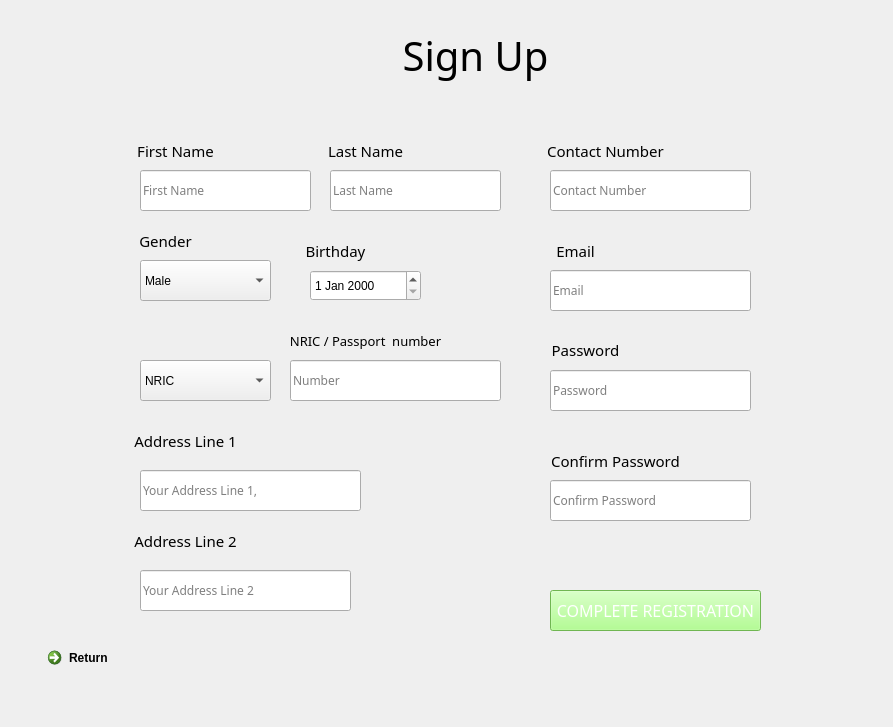
<?xml version="1.0" encoding="UTF-8"?>
<ui version="4.0">
 <class>RegisterPage</class>
 <widget class="QWidget" name="RegisterPage">
  <property name="geometry">
   <rect>
    <x>0</x>
    <y>0</y>
    <width>893</width>
    <height>727</height>
   </rect>
  </property>
  <property name="windowTitle">
   <string>Call A Doctor - Sign up page</string>
  </property>
  <widget class="QLineEdit" name="NameInput">
   <property name="geometry">
    <rect>
     <x>140</x>
     <y>170</y>
     <width>171</width>
     <height>41</height>
    </rect>
   </property>
   <property name="font">
    <font>
     <family>Bahnschrift Light</family>
    </font>
   </property>
   <property name="toolTip">
    <string>&lt;html&gt;&lt;head/&gt;&lt;body&gt;&lt;p&gt;Username&lt;/p&gt;&lt;p&gt;&lt;br/&gt;&lt;/p&gt;&lt;/body&gt;&lt;/html&gt;</string>
   </property>
   <property name="styleSheet">
    <string notr="true">Username</string>
   </property>
   <property name="text">
    <string/>
   </property>
   <property name="placeholderText">
    <string>First Name</string>
   </property>
  </widget>
  <widget class="QLabel" name="Welcome_label_2">
   <property name="enabled">
    <bool>true</bool>
   </property>
   <property name="geometry">
    <rect>
     <x>340</x>
     <y>20</y>
     <width>271</width>
     <height>71</height>
    </rect>
   </property>
   <property name="sizePolicy">
    <sizepolicy hsizetype="Preferred" vsizetype="Preferred">
     <horstretch>0</horstretch>
     <verstretch>0</verstretch>
    </sizepolicy>
   </property>
   <property name="font">
    <font>
     <family>Yu Gothic UI Semibold</family>
     <pointsize>30</pointsize>
     <weight>7</weight>
     <italic>false</italic>
     <bold>false</bold>
    </font>
   </property>
   <property name="layoutDirection">
    <enum>Qt::LeftToRight</enum>
   </property>
   <property name="autoFillBackground">
    <bool>false</bool>
   </property>
   <property name="styleSheet">
    <string notr="true">
font: 63 30pt &quot;Yu Gothic UI Semibold&quot;;</string>
   </property>
   <property name="text">
    <string>Sign Up</string>
   </property>
   <property name="alignment">
    <set>Qt::AlignCenter</set>
   </property>
  </widget>
  <widget class="QLineEdit" name="emailInput">
   <property name="geometry">
    <rect>
     <x>550</x>
     <y>270</y>
     <width>201</width>
     <height>41</height>
    </rect>
   </property>
   <property name="font">
    <font>
     <family>Bahnschrift Light</family>
    </font>
   </property>
   <property name="toolTip">
    <string>&lt;html&gt;&lt;head/&gt;&lt;body&gt;&lt;p&gt;Username&lt;/p&gt;&lt;p&gt;&lt;br/&gt;&lt;/p&gt;&lt;/body&gt;&lt;/html&gt;</string>
   </property>
   <property name="styleSheet">
    <string notr="true">Username</string>
   </property>
   <property name="text">
    <string/>
   </property>
   <property name="placeholderText">
    <string>Email</string>
   </property>
  </widget>
  <widget class="QLabel" name="FirstName">
   <property name="enabled">
    <bool>true</bool>
   </property>
   <property name="geometry">
    <rect>
     <x>50</x>
     <y>130</y>
     <width>251</width>
     <height>41</height>
    </rect>
   </property>
   <property name="sizePolicy">
    <sizepolicy hsizetype="Preferred" vsizetype="Preferred">
     <horstretch>0</horstretch>
     <verstretch>0</verstretch>
    </sizepolicy>
   </property>
   <property name="minimumSize">
    <size>
     <width>251</width>
     <height>41</height>
    </size>
   </property>
   <property name="font">
    <font>
     <family>Yu Gothic UI Semibold</family>
     <pointsize>11</pointsize>
     <weight>7</weight>
     <italic>false</italic>
     <bold>false</bold>
    </font>
   </property>
   <property name="toolTip">
    <string>&lt;html&gt;&lt;head/&gt;&lt;body&gt;&lt;p&gt;&lt;span style=&quot; font-size:10pt; font-weight:600;&quot;&gt;First name&lt;/span&gt;&lt;/p&gt;&lt;/body&gt;&lt;/html&gt;</string>
   </property>
   <property name="layoutDirection">
    <enum>Qt::LeftToRight</enum>
   </property>
   <property name="autoFillBackground">
    <bool>false</bool>
   </property>
   <property name="styleSheet">
    <string notr="true">
font: 63 11pt &quot;Yu Gothic UI Semibold&quot;;</string>
   </property>
   <property name="text">
    <string>First Name</string>
   </property>
   <property name="alignment">
    <set>Qt::AlignCenter</set>
   </property>
  </widget>
  <widget class="QLabel" name="Welcome_label_5">
   <property name="enabled">
    <bool>true</bool>
   </property>
   <property name="geometry">
    <rect>
     <x>450</x>
     <y>230</y>
     <width>251</width>
     <height>41</height>
    </rect>
   </property>
   <property name="sizePolicy">
    <sizepolicy hsizetype="Preferred" vsizetype="Preferred">
     <horstretch>0</horstretch>
     <verstretch>0</verstretch>
    </sizepolicy>
   </property>
   <property name="minimumSize">
    <size>
     <width>251</width>
     <height>41</height>
    </size>
   </property>
   <property name="font">
    <font>
     <family>Yu Gothic UI Semibold</family>
     <pointsize>11</pointsize>
     <weight>7</weight>
     <italic>false</italic>
     <bold>false</bold>
    </font>
   </property>
   <property name="toolTip">
    <string>&lt;html&gt;&lt;head/&gt;&lt;body&gt;&lt;p&gt;&lt;span style=&quot; font-size:10pt; font-weight:600;&quot;&gt;First name&lt;/span&gt;&lt;/p&gt;&lt;/body&gt;&lt;/html&gt;</string>
   </property>
   <property name="layoutDirection">
    <enum>Qt::LeftToRight</enum>
   </property>
   <property name="autoFillBackground">
    <bool>false</bool>
   </property>
   <property name="styleSheet">
    <string notr="true">
font: 63 11pt &quot;Yu Gothic UI Semibold&quot;;</string>
   </property>
   <property name="text">
    <string>Email</string>
   </property>
   <property name="alignment">
    <set>Qt::AlignCenter</set>
   </property>
  </widget>
  <widget class="QLineEdit" name="passwordInput">
   <property name="geometry">
    <rect>
     <x>550</x>
     <y>370</y>
     <width>201</width>
     <height>41</height>
    </rect>
   </property>
   <property name="font">
    <font>
     <family>Bahnschrift Light</family>
    </font>
   </property>
   <property name="toolTip">
    <string>&lt;html&gt;&lt;head/&gt;&lt;body&gt;&lt;p&gt;Username&lt;/p&gt;&lt;p&gt;&lt;br/&gt;&lt;/p&gt;&lt;/body&gt;&lt;/html&gt;</string>
   </property>
   <property name="styleSheet">
    <string notr="true">Username</string>
   </property>
   <property name="text">
    <string/>
   </property>
   <property name="placeholderText">
    <string>Password</string>
   </property>
  </widget>
  <widget class="QLabel" name="Welcome_label_6">
   <property name="enabled">
    <bool>true</bool>
   </property>
   <property name="geometry">
    <rect>
     <x>460</x>
     <y>330</y>
     <width>251</width>
     <height>41</height>
    </rect>
   </property>
   <property name="sizePolicy">
    <sizepolicy hsizetype="Preferred" vsizetype="Preferred">
     <horstretch>0</horstretch>
     <verstretch>0</verstretch>
    </sizepolicy>
   </property>
   <property name="minimumSize">
    <size>
     <width>251</width>
     <height>41</height>
    </size>
   </property>
   <property name="font">
    <font>
     <family>Yu Gothic UI Semibold</family>
     <pointsize>11</pointsize>
     <weight>7</weight>
     <italic>false</italic>
     <bold>false</bold>
    </font>
   </property>
   <property name="toolTip">
    <string>&lt;html&gt;&lt;head/&gt;&lt;body&gt;&lt;p&gt;&lt;br/&gt;&lt;/p&gt;&lt;/body&gt;&lt;/html&gt;</string>
   </property>
   <property name="layoutDirection">
    <enum>Qt::LeftToRight</enum>
   </property>
   <property name="autoFillBackground">
    <bool>false</bool>
   </property>
   <property name="styleSheet">
    <string notr="true">
font: 63 11pt &quot;Yu Gothic UI Semibold&quot;;</string>
   </property>
   <property name="text">
    <string>&lt;html&gt;&lt;head/&gt;&lt;body&gt;&lt;p align=&quot;center&quot;&gt;Password&lt;/p&gt;&lt;/body&gt;&lt;/html&gt;</string>
   </property>
   <property name="alignment">
    <set>Qt::AlignCenter</set>
   </property>
  </widget>
  <widget class="QLineEdit" name="confirmPasswordInput">
   <property name="geometry">
    <rect>
     <x>550</x>
     <y>480</y>
     <width>201</width>
     <height>41</height>
    </rect>
   </property>
   <property name="font">
    <font>
     <family>Bahnschrift Light</family>
    </font>
   </property>
   <property name="toolTip">
    <string>&lt;html&gt;&lt;head/&gt;&lt;body&gt;&lt;p&gt;Username&lt;/p&gt;&lt;p&gt;&lt;br/&gt;&lt;/p&gt;&lt;/body&gt;&lt;/html&gt;</string>
   </property>
   <property name="styleSheet">
    <string notr="true">Username</string>
   </property>
   <property name="text">
    <string/>
   </property>
   <property name="placeholderText">
    <string>Confirm Password</string>
   </property>
  </widget>
  <widget class="QLabel" name="Welcome_label_7">
   <property name="enabled">
    <bool>true</bool>
   </property>
   <property name="geometry">
    <rect>
     <x>490</x>
     <y>440</y>
     <width>251</width>
     <height>41</height>
    </rect>
   </property>
   <property name="sizePolicy">
    <sizepolicy hsizetype="Preferred" vsizetype="Preferred">
     <horstretch>0</horstretch>
     <verstretch>0</verstretch>
    </sizepolicy>
   </property>
   <property name="minimumSize">
    <size>
     <width>251</width>
     <height>41</height>
    </size>
   </property>
   <property name="font">
    <font>
     <family>Yu Gothic UI Semibold</family>
     <pointsize>11</pointsize>
     <weight>7</weight>
     <italic>false</italic>
     <bold>false</bold>
    </font>
   </property>
   <property name="toolTip">
    <string>&lt;html&gt;&lt;head/&gt;&lt;body&gt;&lt;p&gt;&lt;span style=&quot; font-size:10pt; font-weight:600;&quot;&gt;First name&lt;/span&gt;&lt;/p&gt;&lt;/body&gt;&lt;/html&gt;</string>
   </property>
   <property name="layoutDirection">
    <enum>Qt::LeftToRight</enum>
   </property>
   <property name="autoFillBackground">
    <bool>false</bool>
   </property>
   <property name="styleSheet">
    <string notr="true">
font: 63 11pt &quot;Yu Gothic UI Semibold&quot;;</string>
   </property>
   <property name="text">
    <string>Confirm Password</string>
   </property>
   <property name="alignment">
    <set>Qt::AlignCenter</set>
   </property>
  </widget>
  <widget class="QLineEdit" name="addressLine1Input">
   <property name="geometry">
    <rect>
     <x>140</x>
     <y>470</y>
     <width>221</width>
     <height>41</height>
    </rect>
   </property>
   <property name="font">
    <font>
     <family>Bahnschrift Light</family>
    </font>
   </property>
   <property name="toolTip">
    <string>&lt;html&gt;&lt;head/&gt;&lt;body&gt;&lt;p&gt;Username&lt;/p&gt;&lt;p&gt;&lt;br/&gt;&lt;/p&gt;&lt;/body&gt;&lt;/html&gt;</string>
   </property>
   <property name="styleSheet">
    <string notr="true">Username</string>
   </property>
   <property name="text">
    <string/>
   </property>
   <property name="placeholderText">
    <string>Your Address Line 1,</string>
   </property>
  </widget>
  <widget class="QLabel" name="Welcome_label_8">
   <property name="enabled">
    <bool>true</bool>
   </property>
   <property name="geometry">
    <rect>
     <x>60</x>
     <y>420</y>
     <width>251</width>
     <height>41</height>
    </rect>
   </property>
   <property name="sizePolicy">
    <sizepolicy hsizetype="Preferred" vsizetype="Preferred">
     <horstretch>0</horstretch>
     <verstretch>0</verstretch>
    </sizepolicy>
   </property>
   <property name="minimumSize">
    <size>
     <width>251</width>
     <height>41</height>
    </size>
   </property>
   <property name="font">
    <font>
     <family>Yu Gothic UI Semibold</family>
     <pointsize>11</pointsize>
     <weight>7</weight>
     <italic>false</italic>
     <bold>false</bold>
    </font>
   </property>
   <property name="toolTip">
    <string>&lt;html&gt;&lt;head/&gt;&lt;body&gt;&lt;p&gt;&lt;span style=&quot; font-size:10pt; font-weight:600;&quot;&gt;First name&lt;/span&gt;&lt;/p&gt;&lt;/body&gt;&lt;/html&gt;</string>
   </property>
   <property name="layoutDirection">
    <enum>Qt::LeftToRight</enum>
   </property>
   <property name="autoFillBackground">
    <bool>false</bool>
   </property>
   <property name="styleSheet">
    <string notr="true">
font: 63 11pt &quot;Yu Gothic UI Semibold&quot;;</string>
   </property>
   <property name="text">
    <string>Address Line 1</string>
   </property>
   <property name="alignment">
    <set>Qt::AlignCenter</set>
   </property>
  </widget>
  <widget class="QLabel" name="Welcome_label_9">
   <property name="enabled">
    <bool>true</bool>
   </property>
   <property name="geometry">
    <rect>
     <x>60</x>
     <y>520</y>
     <width>251</width>
     <height>41</height>
    </rect>
   </property>
   <property name="sizePolicy">
    <sizepolicy hsizetype="Preferred" vsizetype="Preferred">
     <horstretch>0</horstretch>
     <verstretch>0</verstretch>
    </sizepolicy>
   </property>
   <property name="minimumSize">
    <size>
     <width>251</width>
     <height>41</height>
    </size>
   </property>
   <property name="font">
    <font>
     <family>Yu Gothic UI Semibold</family>
     <pointsize>11</pointsize>
     <weight>7</weight>
     <italic>false</italic>
     <bold>false</bold>
    </font>
   </property>
   <property name="toolTip">
    <string>&lt;html&gt;&lt;head/&gt;&lt;body&gt;&lt;p&gt;&lt;span style=&quot; font-size:10pt; font-weight:600;&quot;&gt;First name&lt;/span&gt;&lt;/p&gt;&lt;/body&gt;&lt;/html&gt;</string>
   </property>
   <property name="layoutDirection">
    <enum>Qt::LeftToRight</enum>
   </property>
   <property name="autoFillBackground">
    <bool>false</bool>
   </property>
   <property name="styleSheet">
    <string notr="true">
font: 63 11pt &quot;Yu Gothic UI Semibold&quot;;</string>
   </property>
   <property name="text">
    <string>Address Line 2</string>
   </property>
   <property name="alignment">
    <set>Qt::AlignCenter</set>
   </property>
  </widget>
  <widget class="QLineEdit" name="addressLine2Input">
   <property name="geometry">
    <rect>
     <x>140</x>
     <y>570</y>
     <width>211</width>
     <height>41</height>
    </rect>
   </property>
   <property name="font">
    <font>
     <family>Bahnschrift Light</family>
    </font>
   </property>
   <property name="toolTip">
    <string>&lt;html&gt;&lt;head/&gt;&lt;body&gt;&lt;p&gt;Username&lt;/p&gt;&lt;p&gt;&lt;br/&gt;&lt;/p&gt;&lt;/body&gt;&lt;/html&gt;</string>
   </property>
   <property name="styleSheet">
    <string notr="true">Username</string>
   </property>
   <property name="text">
    <string/>
   </property>
   <property name="placeholderText">
    <string>Your Address Line 2</string>
   </property>
  </widget>
  <widget class="QPushButton" name="RegisterButton">
   <property name="geometry">
    <rect>
     <x>550</x>
     <y>590</y>
     <width>211</width>
     <height>41</height>
    </rect>
   </property>
   <property name="font">
    <font>
     <family>Bahnschrift SemiLight SemiConde</family>
     <pointsize>12</pointsize>
    </font>
   </property>
   <property name="autoFillBackground">
    <bool>false</bool>
   </property>
   <property name="styleSheet">
    <string notr="true">background-color: #9dff73;
color: #FFFFFF;
</string>
   </property>
   <property name="text">
    <string>COMPLETE REGISTRATION</string>
   </property>
   <property name="autoDefault">
    <bool>false</bool>
   </property>
  </widget>
  <widget class="QCommandLinkButton" name="commandLinkButton">
   <property name="geometry">
    <rect>
     <x>40</x>
     <y>640</y>
     <width>185</width>
     <height>41</height>
    </rect>
   </property>
   <property name="text">
    <string>Return</string>
   </property>
  </widget>
  <widget class="QLabel" name="Welcome_label_13">
   <property name="enabled">
    <bool>true</bool>
   </property>
   <property name="geometry">
    <rect>
     <x>0</x>
     <y>220</y>
     <width>251</width>
     <height>41</height>
    </rect>
   </property>
   <property name="sizePolicy">
    <sizepolicy hsizetype="Preferred" vsizetype="Preferred">
     <horstretch>0</horstretch>
     <verstretch>0</verstretch>
    </sizepolicy>
   </property>
   <property name="minimumSize">
    <size>
     <width>251</width>
     <height>41</height>
    </size>
   </property>
   <property name="font">
    <font>
     <family>Yu Gothic UI Semibold</family>
     <pointsize>10</pointsize>
     <weight>7</weight>
     <italic>false</italic>
     <bold>false</bold>
    </font>
   </property>
   <property name="toolTip">
    <string>&lt;html&gt;&lt;head/&gt;&lt;body&gt;&lt;p&gt;&lt;span style=&quot; font-size:10pt; font-weight:600;&quot;&gt;First name&lt;/span&gt;&lt;/p&gt;&lt;/body&gt;&lt;/html&gt;</string>
   </property>
   <property name="layoutDirection">
    <enum>Qt::LeftToRight</enum>
   </property>
   <property name="autoFillBackground">
    <bool>false</bool>
   </property>
   <property name="styleSheet">
    <string notr="true">
font: 63 10pt &quot;Yu Gothic UI Semibold&quot;;</string>
   </property>
   <property name="text">
    <string/>
   </property>
   <property name="alignment">
    <set>Qt::AlignCenter</set>
   </property>
  </widget>
  <widget class="QComboBox" name="GenderBox">
   <property name="geometry">
    <rect>
     <x>140</x>
     <y>260</y>
     <width>131</width>
     <height>41</height>
    </rect>
   </property>
   <property name="currentText">
    <string>Male</string>
   </property>
   <item>
    <property name="text">
     <string>Male</string>
    </property>
   </item>
   <item>
    <property name="text">
     <string>Female</string>
    </property>
   </item>
  </widget>
  <widget class="QLabel" name="Welcome_label_14">
   <property name="enabled">
    <bool>true</bool>
   </property>
   <property name="geometry">
    <rect>
     <x>40</x>
     <y>220</y>
     <width>251</width>
     <height>41</height>
    </rect>
   </property>
   <property name="sizePolicy">
    <sizepolicy hsizetype="Preferred" vsizetype="Preferred">
     <horstretch>0</horstretch>
     <verstretch>0</verstretch>
    </sizepolicy>
   </property>
   <property name="minimumSize">
    <size>
     <width>251</width>
     <height>41</height>
    </size>
   </property>
   <property name="font">
    <font>
     <family>Yu Gothic UI Semibold</family>
     <pointsize>11</pointsize>
     <weight>7</weight>
     <italic>false</italic>
     <bold>false</bold>
    </font>
   </property>
   <property name="toolTip">
    <string>&lt;html&gt;&lt;head/&gt;&lt;body&gt;&lt;p&gt;&lt;span style=&quot; font-size:10pt; font-weight:600;&quot;&gt;First name&lt;/span&gt;&lt;/p&gt;&lt;/body&gt;&lt;/html&gt;</string>
   </property>
   <property name="layoutDirection">
    <enum>Qt::LeftToRight</enum>
   </property>
   <property name="autoFillBackground">
    <bool>false</bool>
   </property>
   <property name="styleSheet">
    <string notr="true">
font: 63 11pt &quot;Yu Gothic UI Semibold&quot;;</string>
   </property>
   <property name="text">
    <string>Gender</string>
   </property>
   <property name="alignment">
    <set>Qt::AlignCenter</set>
   </property>
  </widget>
  <widget class="QDateEdit" name="BirthdateEdit">
   <property name="geometry">
    <rect>
     <x>310</x>
     <y>270</y>
     <width>111</width>
     <height>31</height>
    </rect>
   </property>
  </widget>
  <widget class="QLabel" name="Welcome_label_15">
   <property name="enabled">
    <bool>true</bool>
   </property>
   <property name="geometry">
    <rect>
     <x>210</x>
     <y>230</y>
     <width>251</width>
     <height>41</height>
    </rect>
   </property>
   <property name="sizePolicy">
    <sizepolicy hsizetype="Preferred" vsizetype="Preferred">
     <horstretch>0</horstretch>
     <verstretch>0</verstretch>
    </sizepolicy>
   </property>
   <property name="minimumSize">
    <size>
     <width>251</width>
     <height>41</height>
    </size>
   </property>
   <property name="font">
    <font>
     <family>Yu Gothic UI Semibold</family>
     <pointsize>11</pointsize>
     <weight>7</weight>
     <italic>false</italic>
     <bold>false</bold>
    </font>
   </property>
   <property name="toolTip">
    <string>&lt;html&gt;&lt;head/&gt;&lt;body&gt;&lt;p&gt;&lt;span style=&quot; font-size:10pt; font-weight:600;&quot;&gt;First name&lt;/span&gt;&lt;/p&gt;&lt;/body&gt;&lt;/html&gt;</string>
   </property>
   <property name="layoutDirection">
    <enum>Qt::LeftToRight</enum>
   </property>
   <property name="autoFillBackground">
    <bool>false</bool>
   </property>
   <property name="styleSheet">
    <string notr="true">
font: 63 11pt &quot;Yu Gothic UI Semibold&quot;;</string>
   </property>
   <property name="text">
    <string>Birthday</string>
   </property>
   <property name="alignment">
    <set>Qt::AlignCenter</set>
   </property>
  </widget>
  <widget class="QLineEdit" name="NumberInput">
   <property name="geometry">
    <rect>
     <x>290</x>
     <y>360</y>
     <width>211</width>
     <height>41</height>
    </rect>
   </property>
   <property name="font">
    <font>
     <family>Bahnschrift Light</family>
    </font>
   </property>
   <property name="toolTip">
    <string>&lt;html&gt;&lt;head/&gt;&lt;body&gt;&lt;p&gt;Username&lt;/p&gt;&lt;p&gt;&lt;br/&gt;&lt;/p&gt;&lt;/body&gt;&lt;/html&gt;</string>
   </property>
   <property name="styleSheet">
    <string notr="true">Username</string>
   </property>
   <property name="text">
    <string/>
   </property>
   <property name="placeholderText">
    <string>Number</string>
   </property>
  </widget>
  <widget class="QLabel" name="Welcome_label_10">
   <property name="enabled">
    <bool>true</bool>
   </property>
   <property name="geometry">
    <rect>
     <x>240</x>
     <y>320</y>
     <width>251</width>
     <height>41</height>
    </rect>
   </property>
   <property name="sizePolicy">
    <sizepolicy hsizetype="Preferred" vsizetype="Preferred">
     <horstretch>0</horstretch>
     <verstretch>0</verstretch>
    </sizepolicy>
   </property>
   <property name="minimumSize">
    <size>
     <width>251</width>
     <height>41</height>
    </size>
   </property>
   <property name="font">
    <font>
     <family>Yu Gothic UI Semibold</family>
     <pointsize>10</pointsize>
     <weight>7</weight>
     <italic>false</italic>
     <bold>false</bold>
    </font>
   </property>
   <property name="toolTip">
    <string>&lt;html&gt;&lt;head/&gt;&lt;body&gt;&lt;p&gt;&lt;span style=&quot; font-size:10pt; font-weight:600;&quot;&gt;First name&lt;/span&gt;&lt;/p&gt;&lt;/body&gt;&lt;/html&gt;</string>
   </property>
   <property name="layoutDirection">
    <enum>Qt::LeftToRight</enum>
   </property>
   <property name="autoFillBackground">
    <bool>false</bool>
   </property>
   <property name="styleSheet">
    <string notr="true">
font: 63 10pt &quot;Yu Gothic UI Semibold&quot;;</string>
   </property>
   <property name="text">
    <string>NRIC / Passport  number</string>
   </property>
   <property name="alignment">
    <set>Qt::AlignCenter</set>
   </property>
  </widget>
  <widget class="QComboBox" name="NumberType">
   <property name="geometry">
    <rect>
     <x>140</x>
     <y>360</y>
     <width>131</width>
     <height>41</height>
    </rect>
   </property>
   <item>
    <property name="text">
     <string>NRIC</string>
    </property>
   </item>
   <item>
    <property name="text">
     <string>Passport</string>
    </property>
   </item>
  </widget>
  <widget class="QLineEdit" name="LastNameInput">
   <property name="geometry">
    <rect>
     <x>330</x>
     <y>170</y>
     <width>171</width>
     <height>41</height>
    </rect>
   </property>
   <property name="font">
    <font>
     <family>Bahnschrift Light</family>
    </font>
   </property>
   <property name="toolTip">
    <string>&lt;html&gt;&lt;head/&gt;&lt;body&gt;&lt;p&gt;Username&lt;/p&gt;&lt;p&gt;&lt;br/&gt;&lt;/p&gt;&lt;/body&gt;&lt;/html&gt;</string>
   </property>
   <property name="styleSheet">
    <string notr="true">Username</string>
   </property>
   <property name="text">
    <string/>
   </property>
   <property name="placeholderText">
    <string>Last Name</string>
   </property>
  </widget>
  <widget class="QLabel" name="LastName">
   <property name="enabled">
    <bool>true</bool>
   </property>
   <property name="geometry">
    <rect>
     <x>240</x>
     <y>130</y>
     <width>251</width>
     <height>41</height>
    </rect>
   </property>
   <property name="sizePolicy">
    <sizepolicy hsizetype="Preferred" vsizetype="Preferred">
     <horstretch>0</horstretch>
     <verstretch>0</verstretch>
    </sizepolicy>
   </property>
   <property name="minimumSize">
    <size>
     <width>251</width>
     <height>41</height>
    </size>
   </property>
   <property name="font">
    <font>
     <family>Yu Gothic UI Semibold</family>
     <pointsize>11</pointsize>
     <weight>7</weight>
     <italic>false</italic>
     <bold>false</bold>
    </font>
   </property>
   <property name="toolTip">
    <string>&lt;html&gt;&lt;head/&gt;&lt;body&gt;&lt;p&gt;&lt;span style=&quot; font-size:10pt; font-weight:600;&quot;&gt;First name&lt;/span&gt;&lt;/p&gt;&lt;/body&gt;&lt;/html&gt;</string>
   </property>
   <property name="layoutDirection">
    <enum>Qt::LeftToRight</enum>
   </property>
   <property name="autoFillBackground">
    <bool>false</bool>
   </property>
   <property name="styleSheet">
    <string notr="true">
font: 63 11pt &quot;Yu Gothic UI Semibold&quot;;</string>
   </property>
   <property name="text">
    <string>Last Name</string>
   </property>
   <property name="alignment">
    <set>Qt::AlignCenter</set>
   </property>
  </widget>
  <widget class="QLineEdit" name="contactNumberInput">
   <property name="geometry">
    <rect>
     <x>550</x>
     <y>170</y>
     <width>201</width>
     <height>41</height>
    </rect>
   </property>
   <property name="font">
    <font>
     <family>Bahnschrift Light</family>
    </font>
   </property>
   <property name="toolTip">
    <string>&lt;html&gt;&lt;head/&gt;&lt;body&gt;&lt;p&gt;Username&lt;/p&gt;&lt;p&gt;&lt;br/&gt;&lt;/p&gt;&lt;/body&gt;&lt;/html&gt;</string>
   </property>
   <property name="styleSheet">
    <string notr="true">Username</string>
   </property>
   <property name="text">
    <string/>
   </property>
   <property name="placeholderText">
    <string>Contact Number</string>
   </property>
  </widget>
  <widget class="QLabel" name="Welcome_label_16">
   <property name="enabled">
    <bool>true</bool>
   </property>
   <property name="geometry">
    <rect>
     <x>480</x>
     <y>130</y>
     <width>251</width>
     <height>41</height>
    </rect>
   </property>
   <property name="sizePolicy">
    <sizepolicy hsizetype="Preferred" vsizetype="Preferred">
     <horstretch>0</horstretch>
     <verstretch>0</verstretch>
    </sizepolicy>
   </property>
   <property name="minimumSize">
    <size>
     <width>251</width>
     <height>41</height>
    </size>
   </property>
   <property name="font">
    <font>
     <family>Yu Gothic UI Semibold</family>
     <pointsize>11</pointsize>
     <weight>7</weight>
     <italic>false</italic>
     <bold>false</bold>
    </font>
   </property>
   <property name="toolTip">
    <string>&lt;html&gt;&lt;head/&gt;&lt;body&gt;&lt;p&gt;&lt;span style=&quot; font-size:10pt; font-weight:600;&quot;&gt;First name&lt;/span&gt;&lt;/p&gt;&lt;/body&gt;&lt;/html&gt;</string>
   </property>
   <property name="layoutDirection">
    <enum>Qt::LeftToRight</enum>
   </property>
   <property name="autoFillBackground">
    <bool>false</bool>
   </property>
   <property name="styleSheet">
    <string notr="true">
font: 63 11pt &quot;Yu Gothic UI Semibold&quot;;</string>
   </property>
   <property name="text">
    <string>Contact Number</string>
   </property>
   <property name="alignment">
    <set>Qt::AlignCenter</set>
   </property>
  </widget>
 </widget>
 <resources/>
 <connections/>
</ui>
